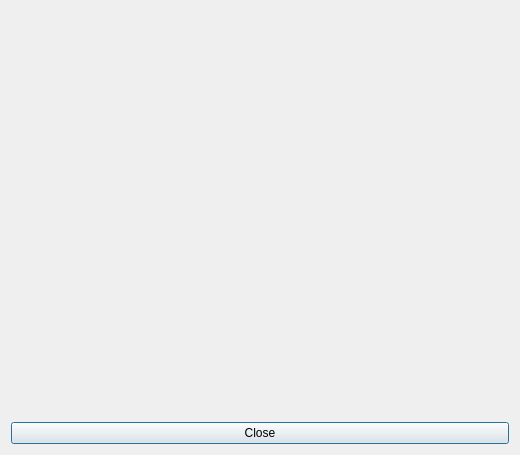
<?xml version="1.0" encoding="UTF-8"?>
<ui version="4.0">
 <class>Dialog</class>
 <widget class="QDialog" name="Dialog">
  <property name="geometry">
   <rect>
    <x>0</x>
    <y>0</y>
    <width>520</width>
    <height>455</height>
   </rect>
  </property>
  <property name="maximumSize">
   <size>
    <width>620</width>
    <height>811</height>
   </size>
  </property>
  <property name="cursor">
   <cursorShape>ArrowCursor</cursorShape>
  </property>
  <property name="windowTitle">
   <string>About EditX Pro</string>
  </property>
  <property name="windowIcon">
   <iconset>
    <normaloff>../../images/openshot.png</normaloff>../../images/openshot.png</iconset>
  </property>
  <property name="locale">
   <locale language="English" country="UnitedStates"/>
  </property>
  <layout class="QGridLayout" name="gridLayout">
   <item row="0" column="0" colspan="3">
    <layout class="QVBoxLayout" name="verticalLayout">
     <item>
      <widget class="QLabel" name="label">
       <property name="sizePolicy">
        <sizepolicy hsizetype="Preferred" vsizetype="Preferred">
         <horstretch>0</horstretch>
         <verstretch>0</verstretch>
        </sizepolicy>
       </property>
       <property name="pixmap">
        <pixmap>../../images/AboutLogo.png</pixmap>
       </property>
      </widget>
     </item>
     <item>
      <widget class="QLabel" name="txtversion">
       <property name="autoFillBackground">
        <bool>true</bool>
       </property>
       <property name="styleSheet">
        <string notr="true">font-size: 4em; font-weight: bold;</string>
       </property>
       <property name="text">
        <string/>
       </property>
       <property name="textFormat">
        <enum>Qt::PlainText</enum>
       </property>
      </widget>
     </item>
     <item>
      <widget class="QLabel" name="lblAboutDescription">
       <property name="text">
        <string/>
       </property>
       <property name="alignment">
        <set>Qt::AlignCenter</set>
       </property>
       <property name="openExternalLinks">
        <bool>true</bool>
       </property>
      </widget>
     </item>
     <item>
      <widget class="QLabel" name="lblAboutCompany">
       <property name="text">
        <string notr="true"/>
       </property>
       <property name="textFormat">
        <enum>Qt::RichText</enum>
       </property>
       <property name="openExternalLinks">
        <bool>true</bool>
       </property>
      </widget>
     </item>
     <item>
      <layout class="QHBoxLayout" name="horizontalLayout">
      <!-- <item>
        <widget class="QPushButton" name="btncredit">
         <property name="text">
          <string>Credits</string>
         </property>
        </widget>
       </item>
       <item>
        <widget class="QPushButton" name="btnlicense">
         <property name="text">
          <string>License</string>
         </property>
        </widget>
       </item>-->
       <item>
        <widget class="QPushButton" name="pushButton_3">
         <property name="text">
          <string>Close</string>
         </property>
        </widget>
       </item>
      </layout>
     </item>
    </layout>
   </item>
  </layout>
 </widget>
 <resources/>
 <connections>
  <connection>
   <sender>pushButton_3</sender>
   <signal>clicked()</signal>
   <receiver>Dialog</receiver>
   <slot>reject()</slot>
   <hints>
    <hint type="sourcelabel">
     <x>522</x>
     <y>777</y>
    </hint>
    <hint type="destinationlabel">
     <x>613</x>
     <y>765</y>
    </hint>
   </hints>
  </connection>
 </connections>
</ui>
